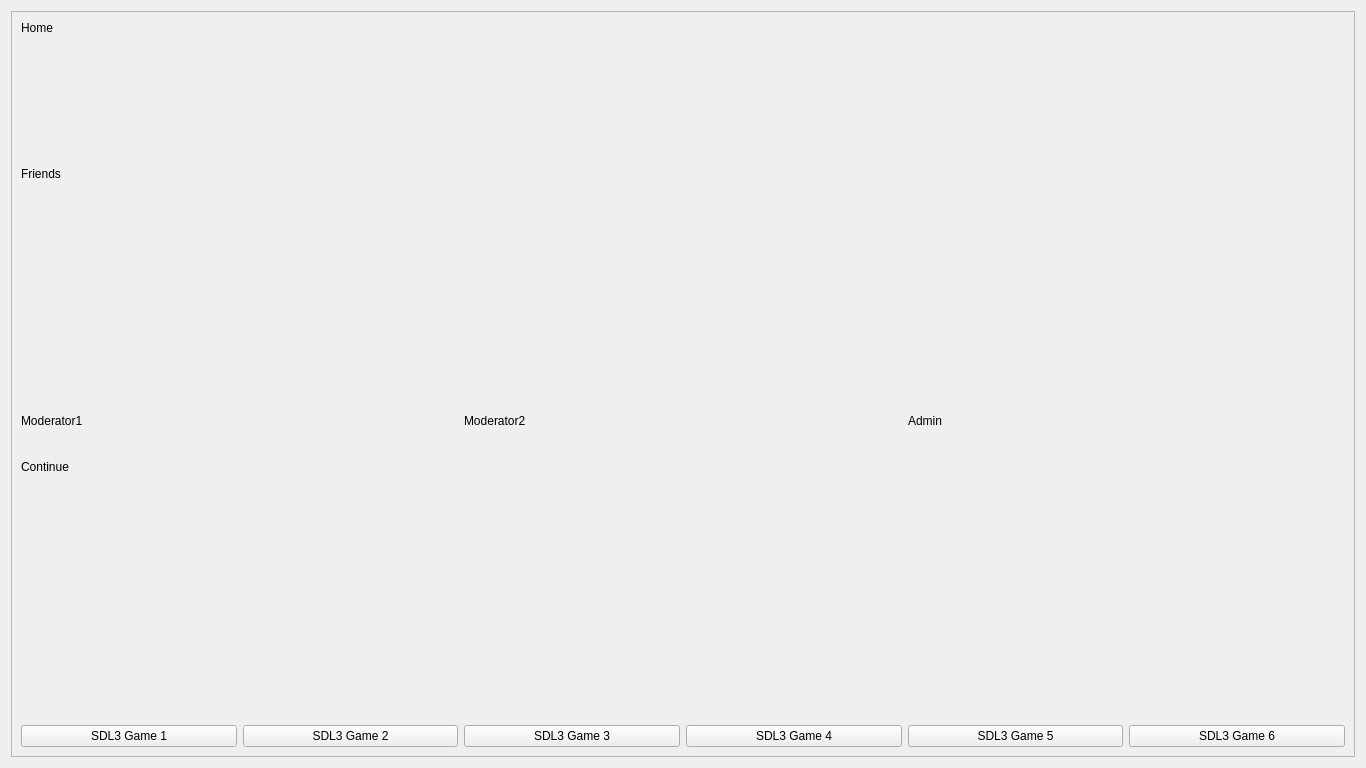
<?xml version="1.0" encoding="UTF-8"?>
<ui version="4.0">
 <class>HomeWND</class>
 <widget class="QWidget" name="HomeWND">
  <property name="geometry">
   <rect>
    <x>0</x>
    <y>0</y>
    <width>1366</width>
    <height>768</height>
   </rect>
  </property>
  <property name="windowTitle">
   <string>Home page</string>
  </property>
  <layout class="QVBoxLayout" name="verticalLayout_2">
   <item>
    <widget class="QScrollArea" name="scrollArea">
     <property name="widgetResizable">
      <bool>true</bool>
     </property>
     <widget class="QWidget" name="scrollAreaWidgetContents">
      <property name="geometry">
       <rect>
        <x>0</x>
        <y>-857</y>
        <width>5336</width>
        <height>1592</height>
       </rect>
      </property>
      <layout class="QVBoxLayout" name="verticalLayout_3">
       <item>
        <widget class="QLabel" name="label">
         <property name="styleSheet">
          <string notr="true">font: 48pt &quot;Noto Sans&quot;;</string>
         </property>
         <property name="text">
          <string>Home</string>
         </property>
         <property name="alignment">
          <set>Qt::AlignmentFlag::AlignLeading|Qt::AlignmentFlag::AlignLeft|Qt::AlignmentFlag::AlignTop</set>
         </property>
        </widget>
       </item>
       <item>
        <widget class="QLabel" name="label_2">
         <property name="styleSheet">
          <string notr="true">font: 48pt &quot;Noto Sans&quot;;</string>
         </property>
         <property name="text">
          <string>Friends</string>
         </property>
         <property name="alignment">
          <set>Qt::AlignmentFlag::AlignLeading|Qt::AlignmentFlag::AlignLeft|Qt::AlignmentFlag::AlignTop</set>
         </property>
        </widget>
       </item>
       <item>
        <layout class="QGridLayout" name="gridLayout">
         <item row="0" column="1">
          <widget class="QLabel" name="label_5">
           <property name="text">
            <string/>
           </property>
           <property name="pixmap">
            <pixmap>assets/qt6/bacon.png</pixmap>
           </property>
          </widget>
         </item>
         <item row="1" column="0">
          <widget class="QLabel" name="label_4">
           <property name="text">
            <string>Moderator1</string>
           </property>
          </widget>
         </item>
         <item row="0" column="0">
          <widget class="QLabel" name="label_3">
           <property name="text">
            <string/>
           </property>
           <property name="pixmap">
            <pixmap>assets/qt6/Beacon.webp</pixmap>
           </property>
          </widget>
         </item>
         <item row="1" column="1">
          <widget class="QLabel" name="label_6">
           <property name="text">
            <string>Moderator2</string>
           </property>
          </widget>
         </item>
         <item row="0" column="2">
          <widget class="QLabel" name="label_7">
           <property name="text">
            <string/>
           </property>
           <property name="pixmap">
            <pixmap>assets/qt6/Grass.webp</pixmap>
           </property>
          </widget>
         </item>
         <item row="1" column="2">
          <widget class="QLabel" name="label_8">
           <property name="text">
            <string>Admin</string>
           </property>
          </widget>
         </item>
        </layout>
       </item>
       <item>
        <widget class="QLabel" name="label_9">
         <property name="styleSheet">
          <string notr="true">font: 48pt &quot;Noto Sans&quot;;</string>
         </property>
         <property name="text">
          <string>Continue</string>
         </property>
         <property name="alignment">
          <set>Qt::AlignmentFlag::AlignLeading|Qt::AlignmentFlag::AlignLeft|Qt::AlignmentFlag::AlignTop</set>
         </property>
        </widget>
       </item>
       <item>
        <layout class="QGridLayout" name="gridLayout_2">
         <item row="1" column="0">
          <widget class="QPushButton" name="pushButton">
           <property name="text">
            <string>SDL3 Game 1</string>
           </property>
          </widget>
         </item>
         <item row="1" column="2">
          <widget class="QPushButton" name="pushButton_3">
           <property name="text">
            <string>SDL3 Game 3</string>
           </property>
          </widget>
         </item>
         <item row="1" column="1">
          <widget class="QPushButton" name="pushButton_2">
           <property name="text">
            <string>SDL3 Game 2</string>
           </property>
          </widget>
         </item>
         <item row="0" column="4">
          <widget class="QLabel" name="label_14">
           <property name="text">
            <string/>
           </property>
           <property name="pixmap">
            <pixmap>assets/qt6/pygame1_desc.png</pixmap>
           </property>
          </widget>
         </item>
         <item row="0" column="3">
          <widget class="QLabel" name="label_13">
           <property name="text">
            <string/>
           </property>
           <property name="pixmap">
            <pixmap>assets/qt6/pygame3_desc.png</pixmap>
           </property>
          </widget>
         </item>
         <item row="1" column="4">
          <widget class="QPushButton" name="pushButton_5">
           <property name="text">
            <string>SDL3 Game 5</string>
           </property>
          </widget>
         </item>
         <item row="0" column="1">
          <widget class="QLabel" name="label_11">
           <property name="text">
            <string/>
           </property>
           <property name="pixmap">
            <pixmap>assets/qt6/Bamboo_Mosaic.png</pixmap>
           </property>
          </widget>
         </item>
         <item row="0" column="0">
          <widget class="QLabel" name="label_10">
           <property name="text">
            <string/>
           </property>
           <property name="pixmap">
            <pixmap>assets/qt6/pygame1_desc.png</pixmap>
           </property>
          </widget>
         </item>
         <item row="0" column="2">
          <widget class="QLabel" name="label_12">
           <property name="text">
            <string/>
           </property>
           <property name="pixmap">
            <pixmap>assets/qt6/pygame3_desc.png</pixmap>
           </property>
          </widget>
         </item>
         <item row="1" column="3">
          <widget class="QPushButton" name="pushButton_4">
           <property name="text">
            <string>SDL3 Game 4</string>
           </property>
          </widget>
         </item>
         <item row="0" column="5">
          <widget class="QLabel" name="label_15">
           <property name="text">
            <string/>
           </property>
           <property name="pixmap">
            <pixmap>assets/qt6/pygame6_desc.png</pixmap>
           </property>
          </widget>
         </item>
         <item row="1" column="5">
          <widget class="QPushButton" name="pushButton_6">
           <property name="text">
            <string>SDL3 Game 6</string>
           </property>
          </widget>
         </item>
        </layout>
       </item>
      </layout>
     </widget>
    </widget>
   </item>
  </layout>
 </widget>
 <resources/>
 <connections/>
</ui>
